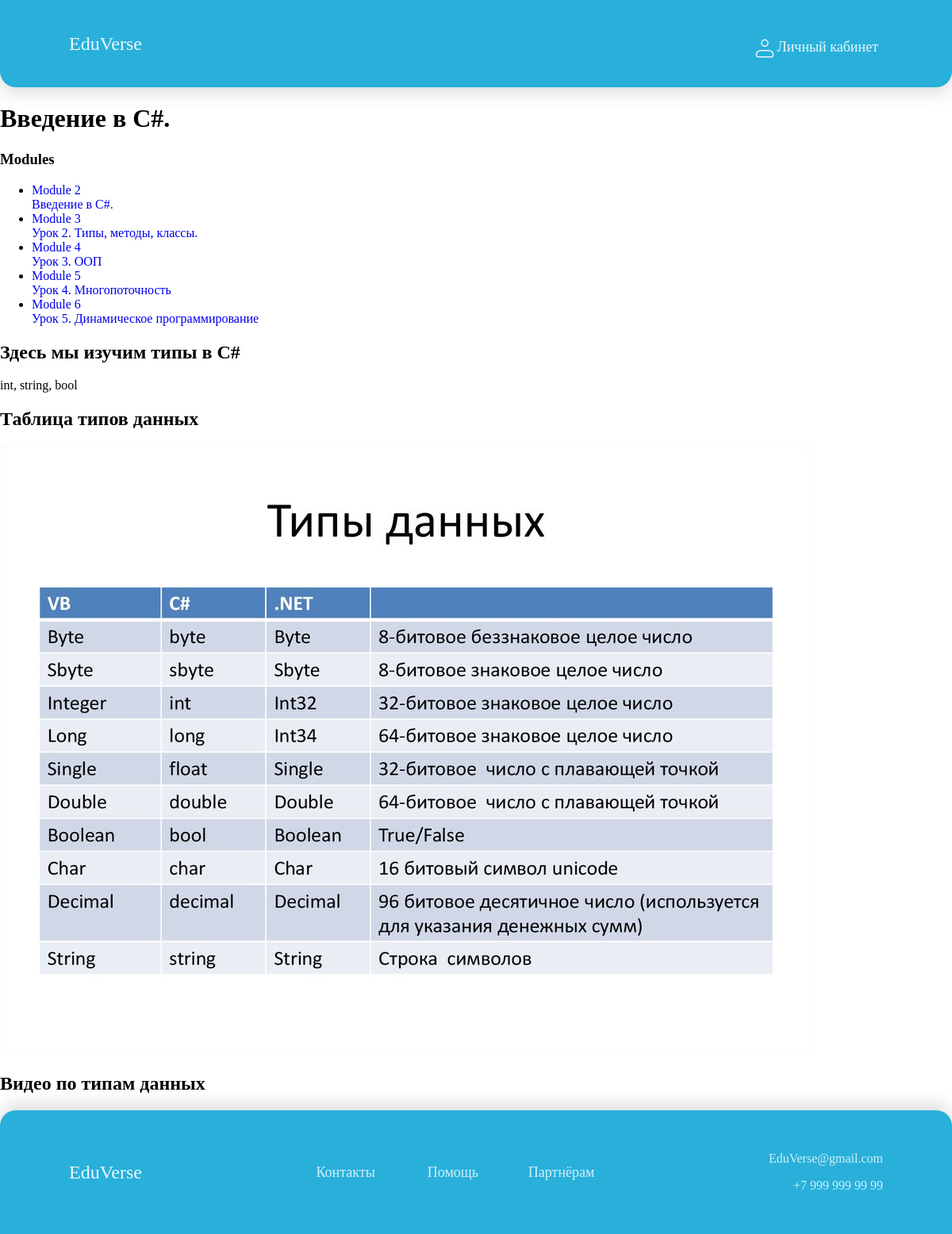
Screenshot of /students/course/5/ (signed in) with the database file from the repository.
### courses/models.py (models this page shows, shortened)
class Module(models.Model):
    course = models.ForeignKey(Course,
                               related_name='modules',
                               on_delete=models.CASCADE)
    title = models.CharField(max_length=200)
    description = models.TextField(blank=True)
    order = OrderField(blank=True, for_fields=['course'])
    class Meta:
        ordering = ['order']

class Content(models.Model):
    module = models.ForeignKey(Module,
                               related_name='contents',
                               on_delete=models.CASCADE)
    content_type = models.ForeignKey(ContentType,
                                     on_delete=models.CASCADE,
                                     limit_choices_to={'model__in':(
                                     'text',
                                     'video',
                                     'image',
                                     'file')})
    object_id = models.PositiveIntegerField()
    item = GenericForeignKey('content_type', 'object_id')
    order = OrderField(blank=True, for_fields=['module'])
    class Meta:
        ordering = ['order']

class ItemBase(models.Model):
    owner = models.ForeignKey(User,
                              related_name='%(class)s_related',
                              on_delete=models.CASCADE)
    title = models.CharField(max_length=250)
    created = models.DateTimeField(auto_now_add=True)
    updated = models.DateTimeField(auto_now=True)
    class Meta:
        abstract = True
    def render(self):
     return render_to_string(
            f'courses/content/{self._meta.model_name}.html',
            {'item': self})

class Text(ItemBase):
    content = models.TextField()

class Image(ItemBase):
    file = models.FileField(upload_to='images')

class Video(ItemBase):
    url = models.URLField()

### students/views.py (the view)
class StudentCourseDetailView(DetailView):
    model = Course
    template_name = 'students/course/detail.html'
    def get_queryset(self):
        qs = super().get_queryset()
        return qs.filter(students__in=[self.request.user])
    def get_context_data(self, **kwargs):
        context = super().get_context_data(**kwargs)
        course = self.get_object()
        if 'module_id' in self.kwargs:
            context['module'] = course.modules.get(
                id=self.kwargs['module_id'])
        else:
            context['module'] = course.modules.all()[0]
        return context

### students/templates/students/course/detail.html (shortened to what this page needs)
{% extends "base.html" %}
{% block content %}
  <h1>
    {{ module.title }}
  </h1>
  <div class="contents">
    <h3>Modules</h3>
    <ul id="modules">
      {% for m in object.modules.all %}
        <li data-id="{{ m.id }}" {% if m == module %}class="selected"{% endif %}>
          <a href='{% url "student_course_detail_module" object.id m.id %}'>
            <span>
              Module <span class="order">{{ m.order|add:1 }}</span>
            </span>
            <br>
            {{ m.title }}
          </a>
        </li>
      {% empty %}
        <li>No modules yet.</li>
      {% endfor %}
    </ul>
  </div>
  <div class="module">
      {% for content in module.contents.all %}
        {% with item=content.item %}
          <h2>{{ item.title }}</h2>
          {{ item.render }}
        {% endwith %}
      {% endfor %}
  </div>
{% endblock %}

### courses/templates/courses/content/text.html
{{ item.content|linebreaks }}

### courses/templates/courses/content/image.html
<p>
 <img src="{{ item.file.url }}" alt="{{ item.title }}">
</p>

### courses/static/base.css (style rules this page uses)
html { height: 100%; }
body { height: 100%; margin: 0; font-family: Gilroy-Medium; font-weight: 500; }
h1 { font-family: Gilroy-Semibold; font-weight: 600; }
a { text-decoration: none; }

### rows the page displays
Module: title "Введение в C#.", order|add "2"
Module: order|add "3", title "Урок 2. Типы, методы, классы."
Module: order|add "4", title "Урок 3. ООП"
Module: order|add "5", title "Урок 4. Многопоточность"
Module: order|add "6", title "Урок 5. Динамическое программирование"
Content: item "Здесь мы изучим типы в C#", item.content "int, string, bool"
Content: item "Таблица типов данных", item.file (picture)
Content: item "Видео по типам данных"
